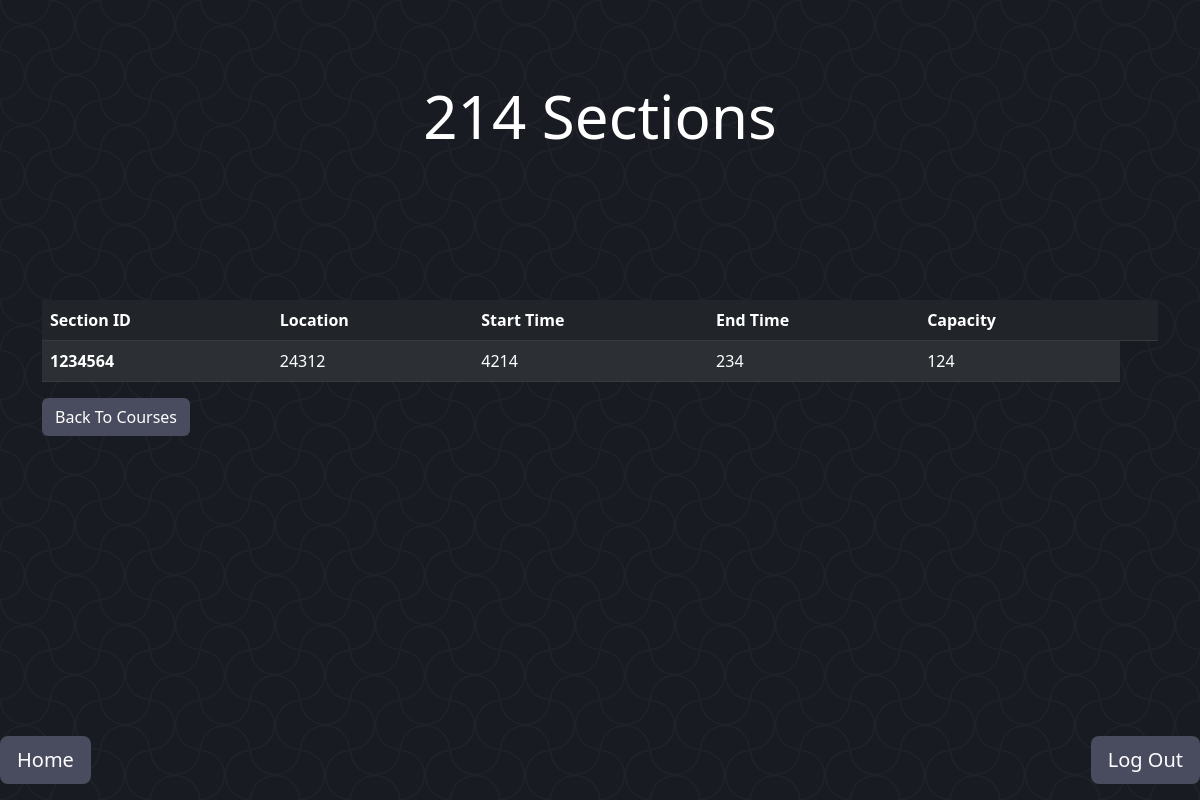
Page /sections/101/ (signed in) on the committed database.
### Management/models.py (models this page shows, shortened)
class Course(models.Model):
    courseID = models.IntegerField(primary_key=True)
    courseName = models.CharField(max_length=40)
    courseDescription = models.CharField(max_length=140)
    courseDepartment = models.CharField(max_length=16)
    @staticmethod
    def getCourse(courseID):
        return get_object_or_404(Course, pk=courseID)

class Section(models.Model):
    sectionID = models.IntegerField(primary_key=True)
    location = models.CharField(max_length=8)
    startTime = models.CharField(max_length=7)
    endTime = models.CharField(max_length=7)
    capacity = models.IntegerField()
    TA = models.ForeignKey(User, on_delete=models.SET_NULL, null=True)
    courseID = models.ForeignKey(Course, on_delete=models.CASCADE)
    @staticmethod
    def getSectionsFromCourse(courseID):
        return Section.objects.filter(courseID=courseID)

### Management/views.py (the view)
# urls.py: path('sections/<int:course_id>/', sections.as_view(), name='sections'),
class sections(View):
    def get(self, request, course_id):
        if 'messageS' not in request.session:
            request.session['messageS'] = ""
        msg = request.session['messageS']
        request.session['messageS'] = ""
        course = Course.getCourse(course_id)
        sectionList = Section.getSectionsFromCourse(course_id)
        userRole = request.session['roleSession']
        context = {'course': course, 'sections': sectionList, 'roleTemplate': userRole, "message": msg}
        return render(request, 'main/Section/sections.html', context)

### templates/main/Section/sections.html (shortened to what this page needs)
{% extends 'basePages.html' %}
{% block header %}
    {{ course.courseName }} Sections
{% endblock header %}
{% block content %}
    <div class="container">
        <table class="table table-dark table-striped" style="color: white">
            <thead>
                <th scope="col">Section ID</th>
                <th scope="col">Location</th>
                <th scope="col">Start Time</th>
                <th scope="col">End Time</th>
                <th scope="col">Capacity</th>
                <th scope="col"></th>
            </thead>
            <tbody>
                {% for section in sections %}
                    <tr>
                        <th scope="row">{{ section.sectionID }}</th>
                        <td>{{ section.location }}</td>
                        <td>{{ section.startTime }}</td>
                        <td>{{ section.endTime }}</td>
                        <td>{{ section.capacity }}</td>
                    </tr>
                {% endfor %}
            </tbody>
        </table>
    </div>
    <div class="container">
        <a class="btn" href="{% url 'courses' %}" role="button" style="color: white; background-color: #494b5f">Back To Courses</a>
    </div>
{% endblock content %}

### static/css/style.css (style rules this page uses)
body { background-color: #282934; color: white !important; --s: 50px; --c: #191b22; --_s: calc(2*var(--s)) calc(2*var(--s)); --_g: 35.36% 35.36% at; --_c: #0000 66%,#20222a 68% 70%,#0000 72%; background: radial-gradient(var(--_g) 100% 25%,var(--_c)) var(--s) var(--s)/var(--_s), radial-gradient(var(--_g) 0 75%,var(--_c)) var(--s) var(--s)/var(--_s), radial-gradient(var(--_g) 100% 25%,var(--_c)) 0 0/var(--_s), radial-gradient(var(--_g) 0 75%,var(--_c)) 0 0/var(--_s), repeating-conic-gradient(var(--c) 0 25%,#0000 0 50%) 0 0/var(--_s), radial-gradient(var(--_c)) 0 calc(var(--s)/2)/var(--s) var(--s) var(--c); background-attachment: fixed; }

### rows in the picture
Course: courseName "214"
Section: sectionID "1234564", location "24312", startTime "4214", endTime "234", capacity "124"
